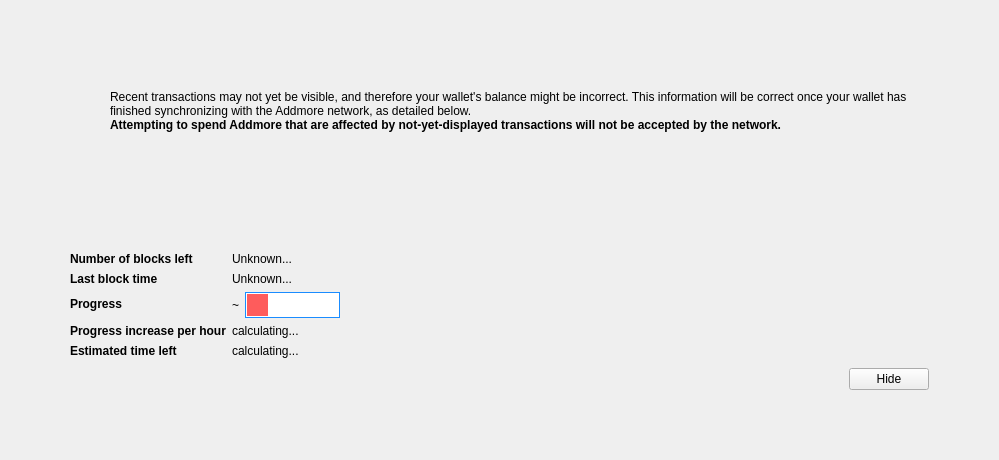
<?xml version="1.0" encoding="UTF-8"?>
<ui version="4.0">
 <class>ModalOverlay</class>
 <widget class="ModalOverlay" name="ModalOverlay">
  <property name="geometry">
   <rect>
    <x>0</x>
    <y>0</y>
    <width>999</width>
    <height>460</height>
   </rect>
  </property>
  <property name="windowTitle">
   <string>Form</string>
  </property>
  <layout class="QVBoxLayout" name="verticalLayout" stretch="0">
   <property name="sizeConstraint">
    <enum>QLayout::SetDefaultConstraint</enum>
   </property>
   <property name="leftMargin">
    <number>0</number>
   </property>
   <property name="topMargin">
    <number>0</number>
   </property>
   <property name="rightMargin">
    <number>0</number>
   </property>
   <property name="bottomMargin">
    <number>0</number>
   </property>
   <item>
    <widget class="QWidget" name="bgWidget" native="true">
     <property name="styleSheet">
      <string notr="true"/>
     </property>
     <layout class="QVBoxLayout" name="verticalLayoutMain" stretch="0">
      <property name="leftMargin">
       <number>60</number>
      </property>
      <property name="topMargin">
       <number>60</number>
      </property>
      <property name="rightMargin">
       <number>60</number>
      </property>
      <property name="bottomMargin">
       <number>60</number>
      </property>
      <item>
       <widget class="QWidget" name="contentWidget" native="true">
        <property name="styleSheet">
         <string notr="true"/>
        </property>
        <layout class="QVBoxLayout" name="verticalLayoutSub" stretch="1,0,0,0">
         <property name="spacing">
          <number>0</number>
         </property>
         <property name="leftMargin">
          <number>10</number>
         </property>
         <property name="topMargin">
          <number>10</number>
         </property>
         <property name="rightMargin">
          <number>10</number>
         </property>
         <property name="bottomMargin">
          <number>10</number>
         </property>
         <item>
          <layout class="QHBoxLayout" name="horizontalLayoutIconText" stretch="0,1">
           <property name="topMargin">
            <number>20</number>
           </property>
           <item>
            <layout class="QVBoxLayout" name="verticalLayoutIcon">
             <property name="leftMargin">
              <number>0</number>
             </property>
             <item>
              <widget class="QPushButton" name="warningIcon">
               <property name="enabled">
                <bool>false</bool>
               </property>
               <property name="text">
                <string/>
               </property>
               <property name="icon">
                <iconset>
                 <normaloff>:/icons/light/warning</normaloff>
                 <disabledoff>:/icons/light/warning</disabledoff>:/icons/light/warning</iconset>
               </property>
               <property name="iconSize">
                <size>
                 <width>48</width>
                 <height>48</height>
                </size>
               </property>
               <property name="flat">
                <bool>true</bool>
               </property>
              </widget>
             </item>
             <item>
              <spacer name="verticalSpacerWarningIcon">
               <property name="orientation">
                <enum>Qt::Vertical</enum>
               </property>
               <property name="sizeHint" stdset="0">
                <size>
                 <width>20</width>
                 <height>40</height>
                </size>
               </property>
              </spacer>
             </item>
            </layout>
           </item>
           <item>
            <layout class="QVBoxLayout" name="verticalLayoutInfoText">
             <property name="leftMargin">
              <number>0</number>
             </property>
             <property name="topMargin">
              <number>0</number>
             </property>
             <item>
              <widget class="QLabel" name="infoText">
               <property name="text">
                <string>Recent transactions may not yet be visible, and therefore your wallet's balance might be incorrect. This information will be correct once your wallet has finished synchronizing with the Addmore network, as detailed below.</string>
               </property>
               <property name="textFormat">
                <enum>Qt::RichText</enum>
               </property>
               <property name="wordWrap">
                <bool>true</bool>
               </property>
              </widget>
             </item>
             <item>
              <widget class="QLabel" name="infoTextStrong">
               <property name="font">
                <font>
                 <weight>75</weight>
                 <bold>true</bold>
                </font>
               </property>
               <property name="text">
                <string>Attempting to spend Addmore that are affected by not-yet-displayed transactions will not be accepted by the network.</string>
               </property>
               <property name="textFormat">
                <enum>Qt::RichText</enum>
               </property>
               <property name="wordWrap">
                <bool>true</bool>
               </property>
              </widget>
             </item>
             <item>
              <spacer name="verticalSpacerInTextSpace">
               <property name="orientation">
                <enum>Qt::Vertical</enum>
               </property>
               <property name="sizeHint" stdset="0">
                <size>
                 <width>20</width>
                 <height>40</height>
                </size>
               </property>
              </spacer>
             </item>
            </layout>
           </item>
          </layout>
         </item>
         <item>
          <layout class="QFormLayout" name="formLayout">
           <property name="fieldGrowthPolicy">
            <enum>QFormLayout::FieldsStayAtSizeHint</enum>
           </property>
           <property name="horizontalSpacing">
            <number>6</number>
           </property>
           <property name="verticalSpacing">
            <number>6</number>
           </property>
           <property name="topMargin">
            <number>10</number>
           </property>
           <item row="0" column="0">
            <widget class="QLabel" name="labelNumberOfBlocksLeft">
             <property name="font">
              <font>
               <weight>75</weight>
               <bold>true</bold>
              </font>
             </property>
             <property name="styleSheet">
              <string notr="true"/>
             </property>
             <property name="text">
              <string>Number of blocks left</string>
             </property>
            </widget>
           </item>
           <item row="0" column="1">
            <widget class="QLabel" name="numberOfBlocksLeft">
             <property name="text">
              <string>Unknown...</string>
             </property>
            </widget>
           </item>
           <item row="1" column="0">
            <widget class="QLabel" name="labelLastBlockTime">
             <property name="font">
              <font>
               <weight>75</weight>
               <bold>true</bold>
              </font>
             </property>
             <property name="text">
              <string>Last block time</string>
             </property>
            </widget>
           </item>
           <item row="1" column="1">
            <widget class="QLabel" name="newestBlockDate">
             <property name="sizePolicy">
              <sizepolicy hsizetype="Maximum" vsizetype="Preferred">
               <horstretch>0</horstretch>
               <verstretch>0</verstretch>
              </sizepolicy>
             </property>
             <property name="text">
              <string>Unknown...</string>
             </property>
            </widget>
           </item>
           <item row="2" column="0">
            <widget class="QLabel" name="labelSyncDone">
             <property name="font">
              <font>
               <weight>75</weight>
               <bold>true</bold>
              </font>
             </property>
             <property name="text">
              <string>Progress</string>
             </property>
            </widget>
           </item>
           <item row="2" column="1">
            <layout class="QHBoxLayout" name="horizontalLayoutSync" stretch="0,1">
             <item>
              <widget class="QLabel" name="percentageProgress">
               <property name="text">
                <string>~</string>
               </property>
              </widget>
             </item>
             <item>
              <widget class="QProgressBar" name="progressBar">
               <property name="styleSheet">
                <string notr="true">QProgressBar {
	border: 1px solid #1a8cff;
    text-align: center;
    padding:1px;
}
QProgressBar::chunk {
	background-color: #fe5c5c;
    width: 1px;
}</string>
               </property>
               <property name="value">
                <number>24</number>
               </property>
               <property name="format">
                <string/>
               </property>
              </widget>
             </item>
            </layout>
           </item>
           <item row="4" column="0">
            <widget class="QLabel" name="labelProgressIncrease">
             <property name="font">
              <font>
               <weight>75</weight>
               <bold>true</bold>
              </font>
             </property>
             <property name="text">
              <string>Progress increase per hour</string>
             </property>
            </widget>
           </item>
           <item row="4" column="1">
            <widget class="QLabel" name="progressIncreasePerH">
             <property name="text">
              <string>calculating...</string>
             </property>
            </widget>
           </item>
           <item row="5" column="0">
            <widget class="QLabel" name="labelEstimatedTimeLeft">
             <property name="font">
              <font>
               <weight>75</weight>
               <bold>true</bold>
              </font>
             </property>
             <property name="text">
              <string>Estimated time left</string>
             </property>
            </widget>
           </item>
           <item row="5" column="1">
            <widget class="QLabel" name="expectedTimeLeft">
             <property name="text">
              <string>calculating...</string>
             </property>
            </widget>
           </item>
          </layout>
         </item>
         <item>
          <layout class="QHBoxLayout" name="horizontalLayoutButtons">
           <property name="leftMargin">
            <number>10</number>
           </property>
           <property name="topMargin">
            <number>10</number>
           </property>
           <item>
            <spacer name="horizontalSpacer">
             <property name="orientation">
              <enum>Qt::Horizontal</enum>
             </property>
             <property name="sizeHint" stdset="0">
              <size>
               <width>40</width>
               <height>20</height>
              </size>
             </property>
            </spacer>
           </item>
           <item>
            <widget class="QPushButton" name="closeButton">
             <property name="styleSheet">
              <string notr="true"/>
             </property>
             <property name="text">
              <string>Hide</string>
             </property>
            </widget>
           </item>
          </layout>
         </item>
         <item>
          <layout class="QVBoxLayout" name="verticalLayout_2"/>
         </item>
        </layout>
       </widget>
      </item>
     </layout>
    </widget>
   </item>
  </layout>
 </widget>
 <customwidgets>
  <customwidget>
   <class>ModalOverlay</class>
   <extends>QWidget</extends>
   <header>modaloverlay.h</header>
   <container>1</container>
  </customwidget>
 </customwidgets>
 <resources/>
 <connections/>
</ui>
